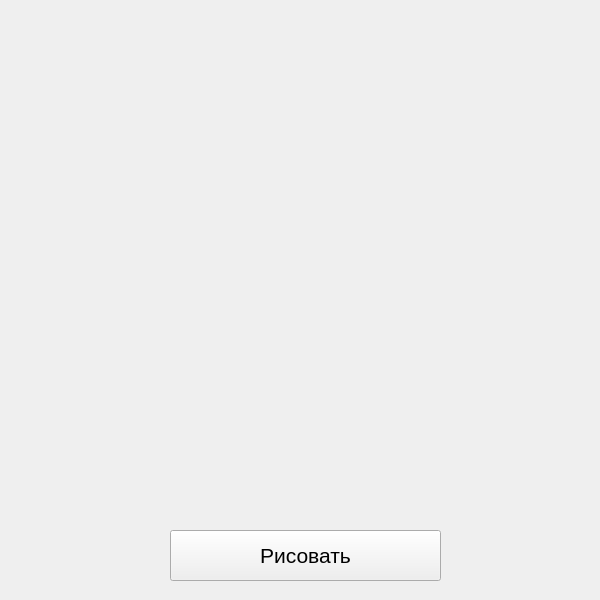
<?xml version="1.0" encoding="UTF-8"?>
<ui version="4.0">
 <class>Form</class>
 <widget class="QWidget" name="Form">
  <property name="geometry">
   <rect>
    <x>0</x>
    <y>0</y>
    <width>600</width>
    <height>600</height>
   </rect>
  </property>
  <property name="font">
   <font>
    <pointsize>14</pointsize>
   </font>
  </property>
  <property name="windowTitle">
   <string>Желтые окружности</string>
  </property>
  <widget class="QPushButton" name="pushButton">
   <property name="geometry">
    <rect>
     <x>170</x>
     <y>530</y>
     <width>271</width>
     <height>51</height>
    </rect>
   </property>
   <property name="font">
    <font>
     <pointsize>16</pointsize>
    </font>
   </property>
   <property name="text">
    <string>Рисовать</string>
   </property>
  </widget>
 </widget>
 <resources/>
 <connections/>
</ui>
